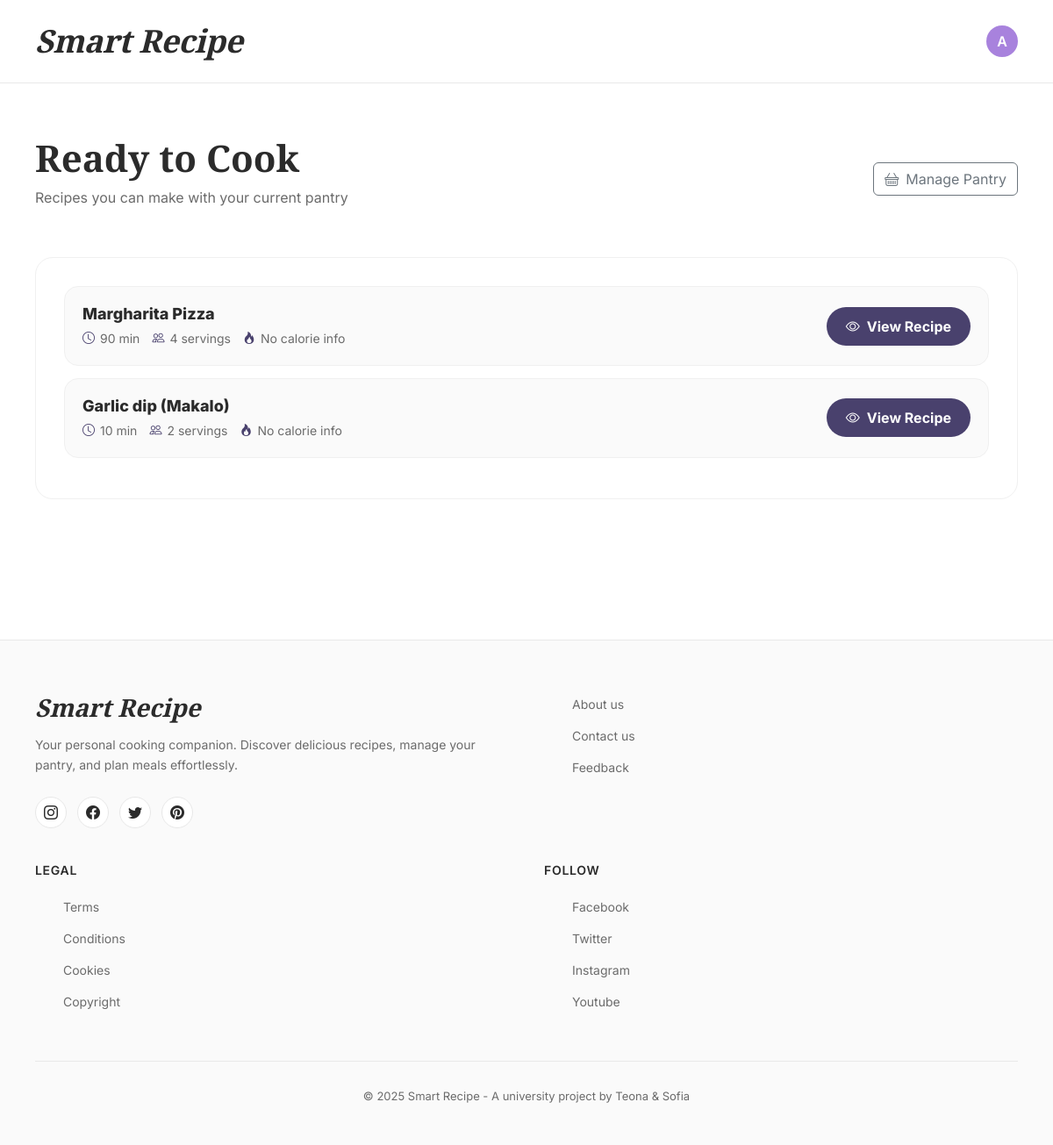
The app's page /recipes/cookable/ (signed in), older data.
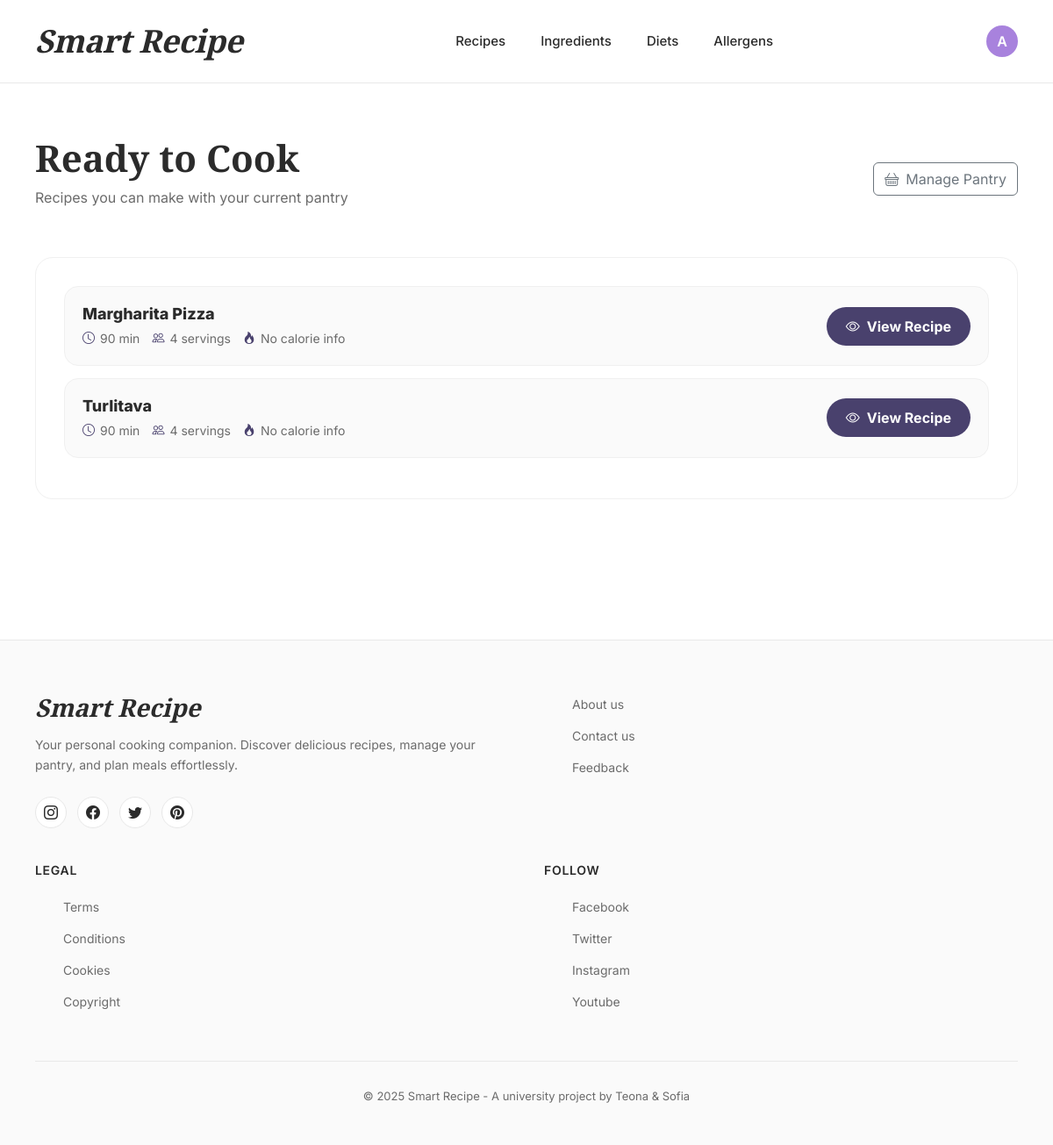
The same page, newer data.
### smart_recipe_app/models.py (models this page shows, shortened)
class Recipe(models.Model):
    name = models.CharField(max_length=200)
    description = models.TextField(blank=True)
    no_of_servings = models.PositiveIntegerField(default=1)
    preparation_time = models.PositiveIntegerField(help_text="Minutes")
    image = models.ImageField(upload_to='recipes/', blank=True, null=True)
    ingredients = models.ManyToManyField(Ingredient, through='RecipeIngredientRelation', related_name='recipes')  # ingredient.recipes.all()
    @property
    def total_calories(self):
        return sum(ingredient_per_recipe.calories for ingredient_per_recipe in self.recipe_ingredients.all())
    @property
    def calories_per_serving(self):
        if self.no_of_servings:
            return self.total_calories / self.no_of_servings
        return None

### smart_recipe_app/views.py (the view)
# urls.py: path('recipes/cookable/', views.cookable_recipes, name='cookable_recipes'),
@login_required
def cookable_recipes(request):
    from smart_recipe_app.services import get_cookable_recipes
    cookable = get_cookable_recipes(request.user)
    return render(request, 'recipes/cookable.html', {
        'recipes': cookable,
    })

### smart_recipe_app/services.py (called while the page is built)
def can_cook_with_pantry(recipe, pantry):
    missing = []
    for relation in recipe.recipe_ingredients.all():
        needed_ingredient = relation.ingredient
        needed_quantity = relation.quantity
        pantry_item = pantry.items.filter(ingredient=needed_ingredient).first()
        if not pantry_item:
            missing.append((needed_ingredient, needed_quantity, 0))
        elif pantry_item.quantity < needed_quantity:
            missing.append((needed_ingredient, needed_quantity, pantry_item.quantity))
    can_cook = len(missing) == 0
    return can_cook, missing

def get_cookable_recipes(user):
    pantry, _ = Pantry.objects.get_or_create(user=user)
    recipes = Recipe.objects.all()
    cookable = []
    for recipe in recipes:
        can_cook, _ = can_cook_with_pantry(recipe, pantry)
        if can_cook:
            cookable.append(recipe)
    return cookable

### smart_recipe_app/templatetags/helpers.py (called while the page is built)
@register.filter
def has_group(user, group_name):
    return user.is_authenticated and user.groups.filter(name=group_name).exists()

### smart_recipe_app/templates/recipes/cookable.html (shortened to what this page needs)
{% extends 'common/base.html' %}
{% block content %}
<div class="cookable-container">
  <div class="page-header">
    <div class="d-flex justify-content-between align-items-center flex-wrap gap-3">
      <div>
        <h1 class="page-title">Ready to Cook</h1>
        <p class="page-subtitle">Recipes you can make with your current pantry</p>
      </div>
      <a href="{% url 'pantry' %}" class="btn btn-outline-secondary">
        <i class="bi bi-basket me-2"></i>Manage Pantry
      </a>
    </div>
  </div>
  <div class="cookable-card">
    {% if recipes %}
      {% for r in recipes %}
        <div class="recipe-item">
          <div class="recipe-info">
            <h5>{{ r.name }}</h5>
            <div class="recipe-meta">
              <span class="meta-item">
                <i class="bi bi-clock"></i>{{ r.preparation_time }} min
              </span>
              <span class="meta-item">
                <i class="bi bi-people"></i>{{ r.no_of_servings }} servings
              </span>
              <span class="meta-item">
                <i class="bi bi-fire"></i>
                {% if r.calories_per_serving %}
                  {{ r.calories_per_serving|floatformat:0 }} kcal/serving
                {% else %}
                  No calorie info
                {% endif %}
              </span>
            </div>
          </div>
          <a href="{% url 'recipe_detail' r.id %}" class="btn-view">
            <i class="bi bi-eye"></i>View Recipe
          </a>
        </div>
      {% endfor %}
    {% endif %}
  </div>
</div>
{% endblock %}

### smart_recipe_app/templates/common/base.html (shortened to what this page needs)
{% load static %}
{% load helpers %}
<html lang="en">
<head>
    <link href="https://cdn.jsdelivr.net/npm/bootstrap@5.3.2/dist/css/bootstrap.min.css" rel="stylesheet">
    <link rel="stylesheet" href="https://cdn.jsdelivr.net/npm/bootstrap-icons@1.11.1/font/bootstrap-icons.css">
</head>
<body>
    <header class="clean-header">
        <div class="header-container">
            <a href="{% url 'index' %}" class="logo-text">Smart Recipe</a>
        {% if user.is_authenticated %}
            <nav class="header-nav">
                {% if user|has_group:"Admin" %}
                    <a href="{% url 'recipe_list' %}" class="nav-link">Recipes</a>
                    <a href="{% url 'ingredient_list' %}" class="nav-link">Ingredients</a>
                    <a href="{% url 'diet_list' %}" class="nav-link">Diets</a>
                    <a href="{% url 'allergen_list' %}" class="nav-link">Allergens</a>
                {% endif %}
            </nav>
            <div class="header-actions">
                <div class="dropdown user-menu">
                    <button class="user-btn dropdown-toggle" type="button" data-bs-toggle="dropdown" aria-expanded="false">
                        <div class="user-avatar">
                            {{ user.username|first|upper }}
                        </div>
                    </button>
                </div>
            </div>
            {% else %}
            <div class="header-actions">
                <a href="{% url 'login' %}" class="nav-link">Login</a>
            </div>
            {% endif %}
        </div>
    </header>
    <main>
        {% block content %}{% endblock %}
    </main>
    <footer class="clean-footer">
        <div class="footer-container">
            <div class="footer-content">
                <div class="footer-brand">
                    <h3>Smart Recipe</h3>
                    <p>Your personal cooking companion. Discover delicious recipes, manage your pantry, and plan meals effortlessly.</p>
                    <div class="social-links">
                        <a href="#" class="social-link" aria-label="Instagram">
                            <i class="bi bi-instagram"></i>
                        </a>
                        <a href="#" class="social-link" aria-label="Facebook">
                            <i class="bi bi-facebook"></i>
                        </a>
                        <a href="#" class="social-link" aria-label="Twitter">
                            <i class="bi bi-twitter"></i>
                        </a>
                        <a href="#" class="social-link" aria-label="Pinterest">
                            <i class="bi bi-pinterest"></i>
                        </a>
                    </div>
                </div>
                <div class="footer-section">
                    <ul class="footer-links">
                        <li><a href="#">About us</a></li>
                        <li><a href="#">Contact us</a></li>
                        <li><a href="#">Feedback</a></li>
                    </ul>
                </div>
                <div class="footer-section">
                    <h4>Legal</h4>
                    <ul class="footer-links">
                        <li><a href="#">Terms</a></li>
                        <li><a href="#">Conditions</a></li>
                        <li><a href="#">Cookies</a></li>
                        <li><a href="#">Copyright</a></li>
                    </ul>
                </div>
                <div class="footer-section">
                    <h4>Follow</h4>
                    <ul class="footer-links">
                        <li><a href="#">Facebook</a></li>
                        <li><a href="#">Twitter</a></li>
                        <li><a href="#">Instagram</a></li>
                        <li><a href="#">Youtube</a></li>
                    </ul>
                </div>
            </div>
            <div class="footer-bottom">
                <p>&copy; 2025 Smart Recipe - A university project by Teona & Sofia</p>
            </div>
        </div>
    </footer>
</body>
</html>

Row changes from the older to the newer data that the page shows:
removed Recipe: name "Garlic dip (Makalo)", preparation_time "10", no_of_servings "2", shows "No calorie info"
added Recipe: name "Turlitava", preparation_time "90", no_of_servings "4", shows "No calorie info"
Text that changed along with them:
text now shown: "Recipes Ingredients Diets Allergens"
